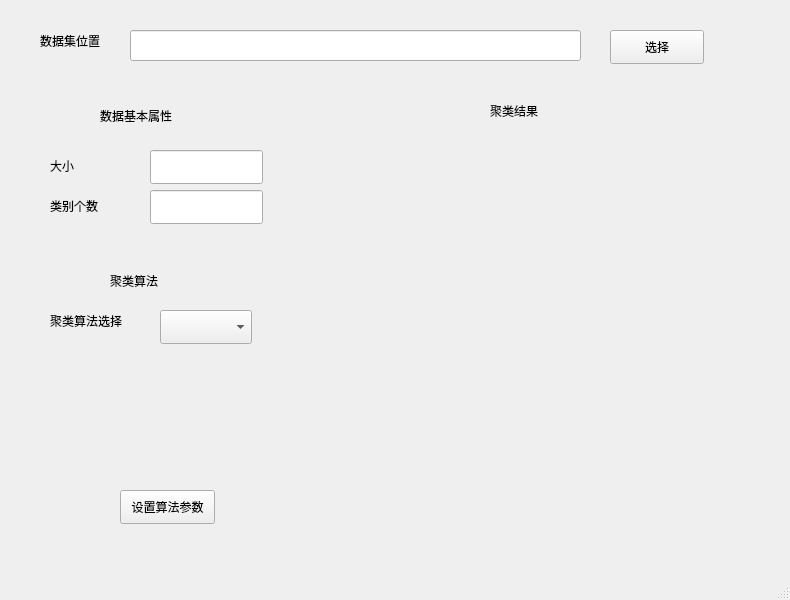
<?xml version="1.0" encoding="UTF-8"?>
<ui version="4.0">
 <class>MainWindow</class>
 <widget class="QMainWindow" name="MainWindow">
  <property name="geometry">
   <rect>
    <x>0</x>
    <y>0</y>
    <width>790</width>
    <height>600</height>
   </rect>
  </property>
  <property name="windowTitle">
   <string>MainWindow</string>
  </property>
  <widget class="QWidget" name="centralwidget">
   <widget class="QLabel" name="label">
    <property name="geometry">
     <rect>
      <x>40</x>
      <y>30</y>
      <width>75</width>
      <height>22</height>
     </rect>
    </property>
    <property name="text">
     <string>数据集位置</string>
    </property>
   </widget>
   <widget class="QLineEdit" name="ldata_name">
    <property name="geometry">
     <rect>
      <x>130</x>
      <y>30</y>
      <width>451</width>
      <height>31</height>
     </rect>
    </property>
   </widget>
   <widget class="QPushButton" name="btn_choose_data">
    <property name="geometry">
     <rect>
      <x>610</x>
      <y>30</y>
      <width>94</width>
      <height>34</height>
     </rect>
    </property>
    <property name="text">
     <string>选择</string>
    </property>
   </widget>
   <widget class="QLabel" name="label_2">
    <property name="geometry">
     <rect>
      <x>100</x>
      <y>100</y>
      <width>91</width>
      <height>31</height>
     </rect>
    </property>
    <property name="text">
     <string>数据基本属性</string>
    </property>
   </widget>
   <widget class="QLineEdit" name="ldata_shape">
    <property name="geometry">
     <rect>
      <x>150</x>
      <y>150</y>
      <width>113</width>
      <height>34</height>
     </rect>
    </property>
   </widget>
   <widget class="QLabel" name="label_3">
    <property name="geometry">
     <rect>
      <x>50</x>
      <y>150</y>
      <width>91</width>
      <height>31</height>
     </rect>
    </property>
    <property name="text">
     <string>大小</string>
    </property>
   </widget>
   <widget class="QLabel" name="label_4">
    <property name="geometry">
     <rect>
      <x>50</x>
      <y>190</y>
      <width>91</width>
      <height>31</height>
     </rect>
    </property>
    <property name="text">
     <string>类别个数</string>
    </property>
   </widget>
   <widget class="QLineEdit" name="ldata_class">
    <property name="geometry">
     <rect>
      <x>150</x>
      <y>190</y>
      <width>113</width>
      <height>34</height>
     </rect>
    </property>
   </widget>
   <widget class="QLabel" name="label_5">
    <property name="geometry">
     <rect>
      <x>110</x>
      <y>270</y>
      <width>101</width>
      <height>22</height>
     </rect>
    </property>
    <property name="text">
     <string>聚类算法</string>
    </property>
   </widget>
   <widget class="QComboBox" name="btn_spin">
    <property name="geometry">
     <rect>
      <x>160</x>
      <y>310</y>
      <width>92</width>
      <height>34</height>
     </rect>
    </property>
   </widget>
   <widget class="QLabel" name="label_6">
    <property name="geometry">
     <rect>
      <x>50</x>
      <y>310</y>
      <width>101</width>
      <height>22</height>
     </rect>
    </property>
    <property name="text">
     <string>聚类算法选择</string>
    </property>
   </widget>
   <widget class="QLabel" name="label_7">
    <property name="geometry">
     <rect>
      <x>490</x>
      <y>100</y>
      <width>101</width>
      <height>22</height>
     </rect>
    </property>
    <property name="text">
     <string>聚类结果</string>
    </property>
   </widget>
   <widget class="QPushButton" name="btn_set_parameter">
    <property name="geometry">
     <rect>
      <x>120</x>
      <y>490</y>
      <width>95</width>
      <height>34</height>
     </rect>
    </property>
    <property name="text">
     <string>设置算法参数</string>
    </property>
   </widget>
  </widget>
  <widget class="QMenuBar" name="menubar">
   <property name="geometry">
    <rect>
     <x>0</x>
     <y>0</y>
     <width>790</width>
     <height>31</height>
    </rect>
   </property>
  </widget>
  <widget class="QStatusBar" name="statusbar"/>
 </widget>
 <resources/>
 <connections/>
</ui>
